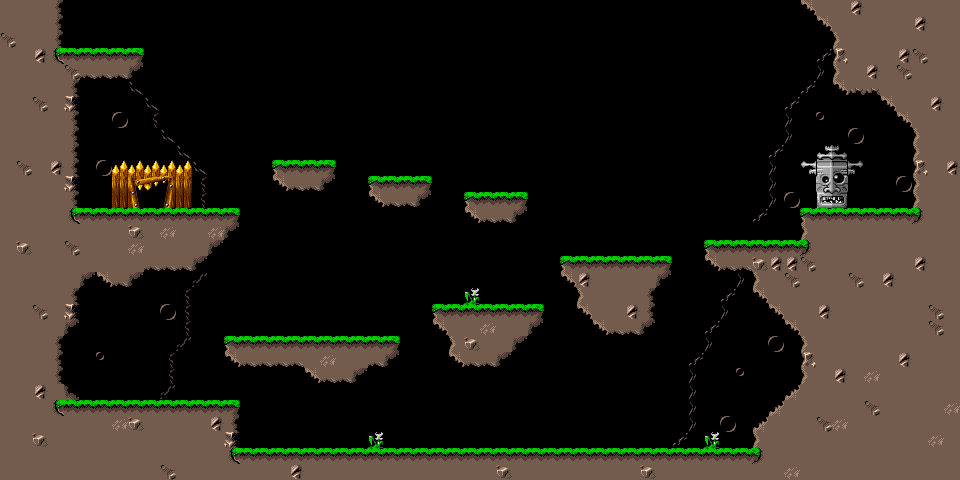

Tiled map render using the project's own tile images. Description and the map definition, with tile-layer contents summarised, below:
An orthogonal 60x30 tile map with 16x16 px tiles, 2 tile layers (BackGround, Platforms) and 13 objects (7x BoxCollider2d, 6x PolygonCollider2d).

<map version="1.0" orientation="orthogonal" width="60" height="30" tilewidth="16" tileheight="16">
 <tileset firstgid="1" name="platformtileset" tilewidth="16" tileheight="16">
  <image source="platformtileset.png" width="256" height="256" />
 </tileset>
 <layer name="BackGround" width="60" height="30">
  <data>[1800 cells, 324 non-empty, 8 distinct tile ids]</data>
 </layer>
 <layer name="Platforms" width="60" height="30">
  <data>[1800 cells, 716 non-empty, 39 distinct tile ids]</data>
 </layer>
 <objectgroup name="Colliders" width="60" height="30">
  <object name="Platform" type="BoxCollider2d" x="272" y="160" width="64" height="32" />
  <object name="Platform" type="BoxCollider2d" x="368" y="176" width="64" height="32" />
  <object name="Platform" type="BoxCollider2d" x="464" y="192" width="64" height="32" />
  <object name="Platform" type="BoxCollider2d" x="704" y="240" width="112" height="32" />
  <object name="Platform" type="BoxCollider2d" x="800" y="208" width="128" height="48" />
  <object name="Platform" type="BoxCollider2d" x="224" y="448" width="544" height="32" />
  <object name="PolyPlatform 1" type="PolygonCollider2d" x="560" y="256">
   <polygon points="0,0 112,0 112,32 96,32 96,80 32,80 32,64 16,64 16,32 0,32" />
  </object>
  <object name="PolyPlatform 2" type="PolygonCollider2d" x="432" y="304">
   <polygon points="0,0 112,0 112,32 96,32 96,48 80,48 80,64 32,64 16,48 16,32 0,32" />
  </object>
  <object name="Platform" type="BoxCollider2d" x="48" y="400" width="192" height="64" />
  <object name="PolyPlatform 3" type="PolygonCollider2d" x="224" y="336">
   <polygon points="0,0 176,0 176,16 160,32 144,32 128,48 96,48 80,32 16,32 0,16" />
  </object>
  <object name="PolyPlatform 4" type="PolygonCollider2d" x="800" y="0">
   <polygon points="0,0 16,16 32,32 32,80 48,96 80,96 112,128 112,224 160,224 160,0" />
  </object>
  <object name="PolyPlatform 5" type="PolygonCollider2d" x="752" y="256">
   <polygon points="0,0 0,32 48,80 48,128 0,176 0,208 80,208 80,0" />
  </object>
  <object name="PolyPlatform 6" type="PolygonCollider2d" x="80" y="416">
   <polygon points="0,0 0,-16 -16,-32 -16,-80 0,-96 0,-128 16,-144 32,-128 48,-128 64,-144 112,-144 160,-192 160,-208 0,-208 0,-336 48,-336 64,-352 64,-368 -16,-368 -16,-416 -80,-416 -80,0" />
  </object>
 </objectgroup>
</map>
